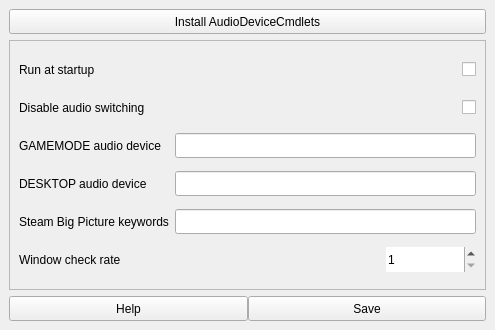
<?xml version="1.0" encoding="UTF-8"?>
<ui version="4.0">
 <class>MainWindow</class>
 <widget class="QMainWindow" name="MainWindow">
  <property name="geometry">
   <rect>
    <x>0</x>
    <y>0</y>
    <width>495</width>
    <height>330</height>
   </rect>
  </property>
  <property name="sizePolicy">
   <sizepolicy hsizetype="Preferred" vsizetype="Preferred">
    <horstretch>0</horstretch>
    <verstretch>0</verstretch>
   </sizepolicy>
  </property>
  <property name="windowTitle">
   <string>MainWindow</string>
  </property>
  <widget class="QWidget" name="centralwidget">
   <layout class="QGridLayout" name="gridLayout_2">
    <item row="0" column="0">
     <widget class="QFrame" name="gridFrame">
      <layout class="QGridLayout" name="gridLayout">
       <property name="leftMargin">
        <number>0</number>
       </property>
       <property name="topMargin">
        <number>0</number>
       </property>
       <property name="rightMargin">
        <number>0</number>
       </property>
       <property name="bottomMargin">
        <number>0</number>
       </property>
       <item row="1" column="0">
        <widget class="QFrame" name="gridFrame">
         <property name="autoFillBackground">
          <bool>false</bool>
         </property>
         <property name="frameShape">
          <enum>QFrame::Shape::StyledPanel</enum>
         </property>
         <property name="frameShadow">
          <enum>QFrame::Shadow::Sunken</enum>
         </property>
         <layout class="QGridLayout" name="gridLayout_3">
          <property name="leftMargin">
           <number>9</number>
          </property>
          <property name="topMargin">
           <number>9</number>
          </property>
          <property name="rightMargin">
           <number>9</number>
          </property>
          <property name="bottomMargin">
           <number>9</number>
          </property>
          <item row="1" column="2">
           <widget class="QCheckBox" name="disableAudioCheckbox">
            <property name="minimumSize">
             <size>
              <width>0</width>
              <height>25</height>
             </size>
            </property>
            <property name="layoutDirection">
             <enum>Qt::LayoutDirection::RightToLeft</enum>
            </property>
            <property name="text">
             <string/>
            </property>
           </widget>
          </item>
          <item row="1" column="0">
           <widget class="QLabel" name="label_6">
            <property name="minimumSize">
             <size>
              <width>0</width>
              <height>25</height>
             </size>
            </property>
            <property name="text">
             <string>Disable audio switching</string>
            </property>
           </widget>
          </item>
          <item row="0" column="0">
           <widget class="QLabel" name="label_5">
            <property name="minimumSize">
             <size>
              <width>0</width>
              <height>25</height>
             </size>
            </property>
            <property name="text">
             <string>Run at startup</string>
            </property>
           </widget>
          </item>
          <item row="0" column="2">
           <widget class="QCheckBox" name="startupCheckBox">
            <property name="minimumSize">
             <size>
              <width>0</width>
              <height>25</height>
             </size>
            </property>
            <property name="layoutDirection">
             <enum>Qt::LayoutDirection::RightToLeft</enum>
            </property>
            <property name="text">
             <string/>
            </property>
           </widget>
          </item>
          <item row="2" column="0">
           <widget class="QLabel" name="label_3">
            <property name="minimumSize">
             <size>
              <width>0</width>
              <height>25</height>
             </size>
            </property>
            <property name="text">
             <string>GAMEMODE audio device</string>
            </property>
           </widget>
          </item>
          <item row="2" column="1" colspan="2">
           <widget class="QLineEdit" name="gamemodeEntry">
            <property name="minimumSize">
             <size>
              <width>0</width>
              <height>25</height>
             </size>
            </property>
            <property name="autoFillBackground">
             <bool>false</bool>
            </property>
            <property name="frame">
             <bool>true</bool>
            </property>
           </widget>
          </item>
          <item row="3" column="0">
           <widget class="QLabel" name="label_2">
            <property name="minimumSize">
             <size>
              <width>0</width>
              <height>25</height>
             </size>
            </property>
            <property name="text">
             <string>DESKTOP audio device</string>
            </property>
           </widget>
          </item>
          <item row="3" column="1" colspan="2">
           <widget class="QLineEdit" name="desktopEntry">
            <property name="minimumSize">
             <size>
              <width>0</width>
              <height>25</height>
             </size>
            </property>
            <property name="autoFillBackground">
             <bool>false</bool>
            </property>
            <property name="frame">
             <bool>true</bool>
            </property>
           </widget>
          </item>
          <item row="4" column="1" colspan="2">
           <widget class="QLineEdit" name="steamEntry">
            <property name="minimumSize">
             <size>
              <width>0</width>
              <height>25</height>
             </size>
            </property>
            <property name="autoFillBackground">
             <bool>false</bool>
            </property>
            <property name="frame">
             <bool>true</bool>
            </property>
           </widget>
          </item>
          <item row="4" column="0">
           <widget class="QLabel" name="label">
            <property name="minimumSize">
             <size>
              <width>0</width>
              <height>25</height>
             </size>
            </property>
            <property name="autoFillBackground">
             <bool>false</bool>
            </property>
            <property name="text">
             <string>Steam Big Picture keywords</string>
            </property>
           </widget>
          </item>
          <item row="5" column="2">
           <widget class="QSpinBox" name="checkRateSpinBox">
            <property name="minimumSize">
             <size>
              <width>90</width>
              <height>25</height>
             </size>
            </property>
            <property name="frame">
             <bool>false</bool>
            </property>
            <property name="minimum">
             <number>1</number>
            </property>
            <property name="maximum">
             <number>1000</number>
            </property>
           </widget>
          </item>
          <item row="5" column="0">
           <widget class="QLabel" name="label_4">
            <property name="minimumSize">
             <size>
              <width>0</width>
              <height>25</height>
             </size>
            </property>
            <property name="text">
             <string>Window check rate</string>
            </property>
           </widget>
          </item>
          <item row="5" column="1">
           <spacer name="horizontalSpacer">
            <property name="minimumSize">
             <size>
              <width>0</width>
              <height>25</height>
             </size>
            </property>
            <property name="orientation">
             <enum>Qt::Orientation::Horizontal</enum>
            </property>
            <property name="sizeHint" stdset="0">
             <size>
              <width>40</width>
              <height>20</height>
             </size>
            </property>
           </spacer>
          </item>
         </layout>
        </widget>
       </item>
       <item row="0" column="0">
        <widget class="QPushButton" name="audioInstallButton">
         <property name="minimumSize">
          <size>
           <width>0</width>
           <height>25</height>
          </size>
         </property>
         <property name="text">
          <string>Install AudioDeviceCmdlets</string>
         </property>
        </widget>
       </item>
      </layout>
     </widget>
    </item>
    <item row="1" column="0">
     <widget class="QFrame" name="buttonsFrame">
      <property name="sizePolicy">
       <sizepolicy hsizetype="Preferred" vsizetype="Fixed">
        <horstretch>0</horstretch>
        <verstretch>0</verstretch>
       </sizepolicy>
      </property>
      <layout class="QGridLayout" name="gridLayout_4">
       <property name="leftMargin">
        <number>0</number>
       </property>
       <property name="topMargin">
        <number>0</number>
       </property>
       <property name="rightMargin">
        <number>0</number>
       </property>
       <property name="bottomMargin">
        <number>0</number>
       </property>
       <property name="horizontalSpacing">
        <number>0</number>
       </property>
       <item row="0" column="1">
        <widget class="QPushButton" name="saveButton">
         <property name="minimumSize">
          <size>
           <width>0</width>
           <height>25</height>
          </size>
         </property>
         <property name="text">
          <string>Save</string>
         </property>
        </widget>
       </item>
       <item row="0" column="0">
        <widget class="QPushButton" name="helpButton">
         <property name="minimumSize">
          <size>
           <width>0</width>
           <height>25</height>
          </size>
         </property>
         <property name="text">
          <string>Help</string>
         </property>
        </widget>
       </item>
      </layout>
     </widget>
    </item>
   </layout>
  </widget>
 </widget>
 <resources/>
 <connections/>
</ui>
